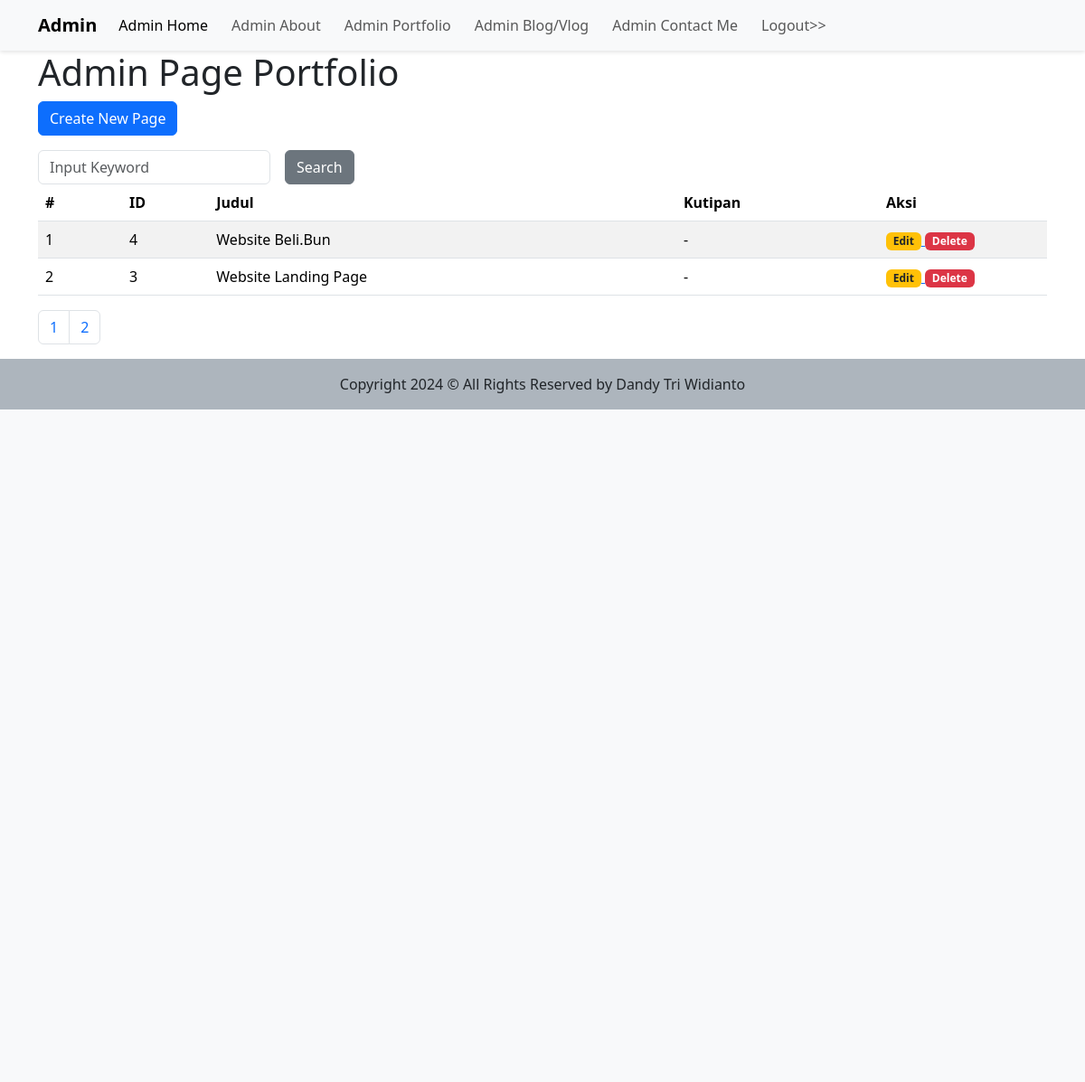
The page /admin/portfolio.php on the database its author committed.
### tables this page shows
CREATE TABLE `portfolio` (
  `id` int(11) NOT NULL,
  `title` varchar(255) NOT NULL,
  `quote` varchar(255) NOT NULL,
  `description` text NOT NULL,
  `date_of_contents` timestamp NOT NULL DEFAULT current_timestamp() ON UPDATE current_timestamp()
);

### admin/portfolio.php (the view, shortened to what this page needs)
<?php include("include_header.php") ?>
<?php
$per_page = 2;
$keyword = (isset($_GET['keyword'])) ? $_GET['keyword'] : "";
?>
<h1>Admin Page Portfolio</h1>
<p>
    <a href="portfolio_input.php">
        <input type="button" class="btn btn-primary" value="Create New Page">
    </a>
</p>
<section class="flex-grow-1">
    <form action="" class="row g-3" method="get">
        <div class="col-auto">
            <input type="text" class="form-control" placeholder="Input Keyword" name="keyword" value="<?php echo $keyword ?>">
        </div>
        <div class="col-auto">
            <input type="submit" name="search" value="Search" class="btn btn-secondary">
        </div>
    </form>
    <table class="table table-striped">
        <thead>
            <tr>
                <th class="col-1">#</th>
                <th>ID</th>
                <th>Judul</th>
                <th>Kutipan</th>
                <th class="col-2">Aksi</th>
            </tr>
        </thead>
        <tbody>
            <?php
            $sqlAdding = "";
            $sql1   = "SELECT * FROM portfolio $sqlAdding";
            $page = isset($_GET['page'])?(int)$_GET['page']:1;
            $start = ($page > 1) ? ($page * $per_page) - $per_page : 0;
            $q1 = mysqli_query($connect, $sql1);
            $total = mysqli_num_rows($q1);
            $pages = ceil($total / $per_page);
            $no = $start + 1;
            $sql1 = $sql1. " ORDER BY id DESC LIMIT $start, $per_page";
            $q1   = mysqli_query($connect, $sql1);
            while ($r1 = mysqli_fetch_array($q1)) {
            ?>
                <tr>
                    <td><?php echo $no++ ?></td>
                    <td><?php echo $r1['id'] ?></td>
                    <td><?php echo $r1['title'] ?></td>
                    <td><?php echo $r1['quote'] ?></td>
                    <td>
                        <a href="portfolio_input.php?id=<?php echo $r1['id']?>">
                            <span class="badge bg-warning text-dark">Edit</span>
                        </a>
                        <a href="portfolio.php?op=delete&id=<?php echo $r1['id'] ?>" onclick="return confirm('Apakah yakin ingin menghapus data?')">
                            <span class="badge bg-danger">Delete</span>
                        </a>
                    </td>
                </tr>
            <?php
            }
            ?>
        </tbody>
    </table>
    <nav aria-label="Page navigation example" class="">
            <ul class="pagination">
                <?php
                $search = (isset($_GET['search']))?$_GET['search']: "";
                for($i = 1; $i <= $pages; $i++) {
                    ?>
                    <li class="page-item">
                        <a class="page-link" href="portfolio.php?keyword=<?php echo $keyword ?> &search=<?php echo $search?> &page=<?php echo $i?> "><?php echo $i ?></a>
                    </li>
                    <?php
                }
                ?>
            </ul>
    </nav>
</section>
<?php include("include_footer.php") ?>

### rows shown on the page
portfolio: id "4", title "Website Beli.Bun", quote "-"
portfolio: id "3", title "Website Landing Page", quote "-"
